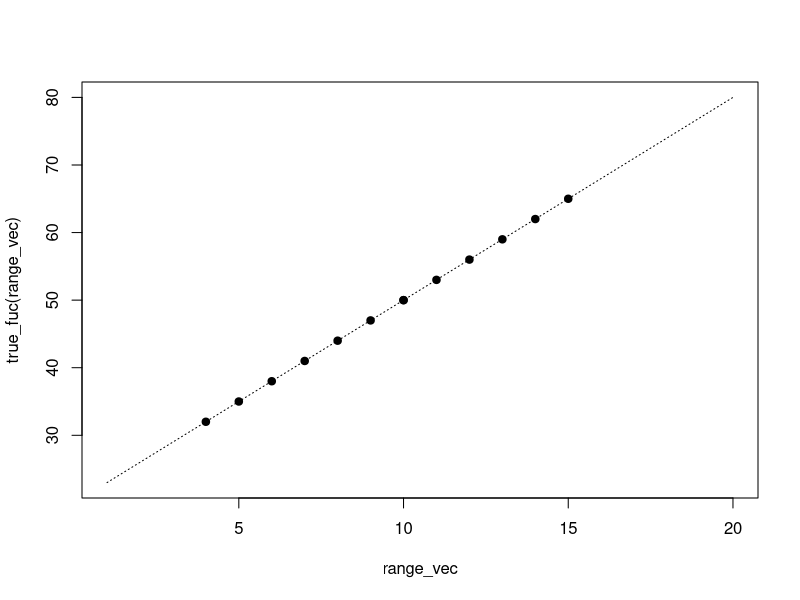
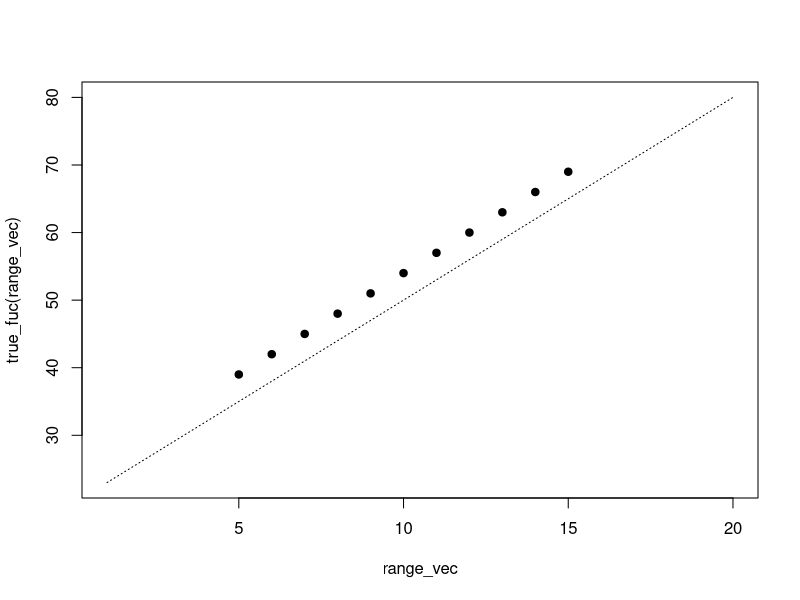
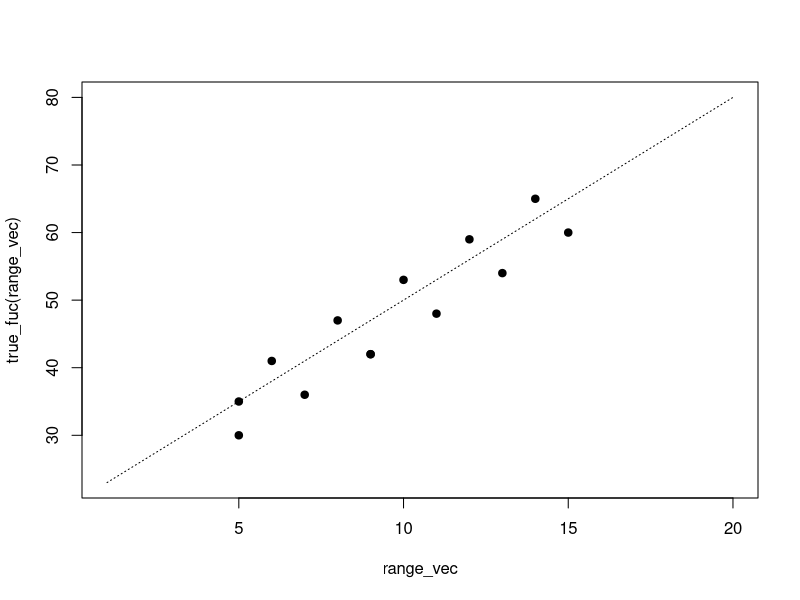
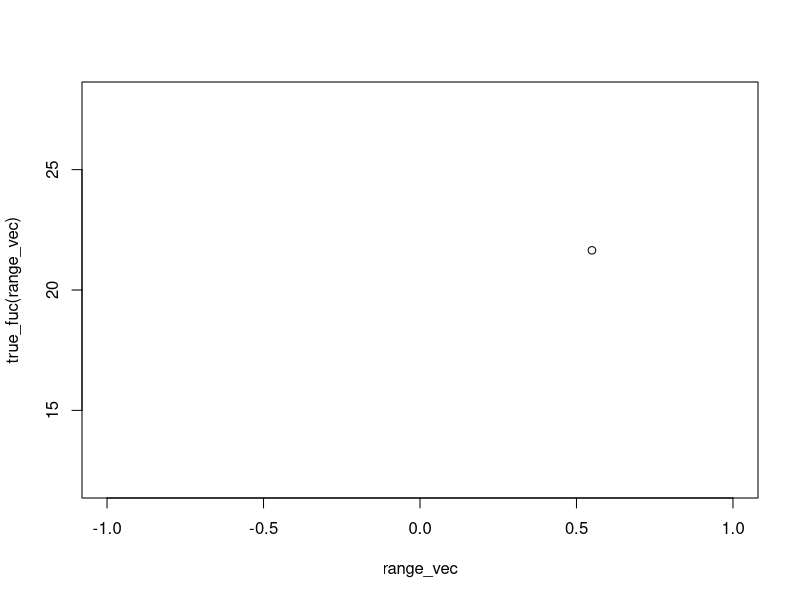
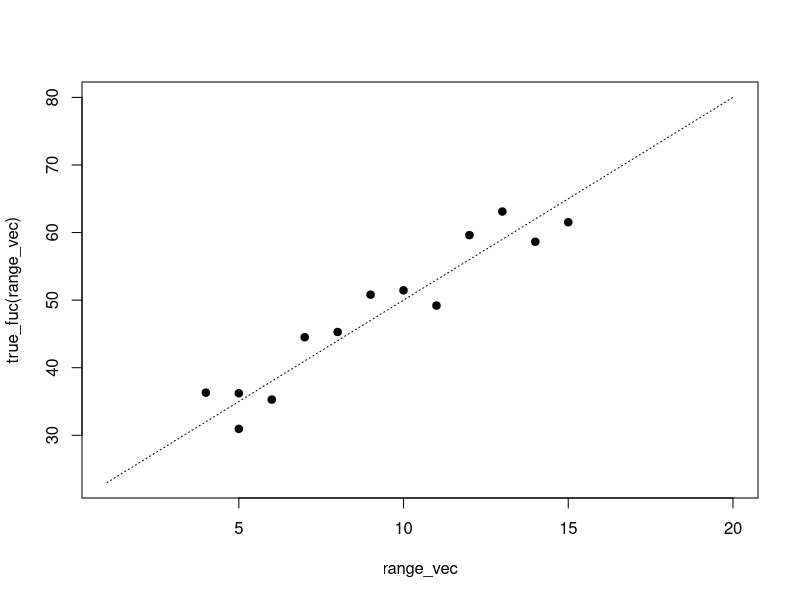
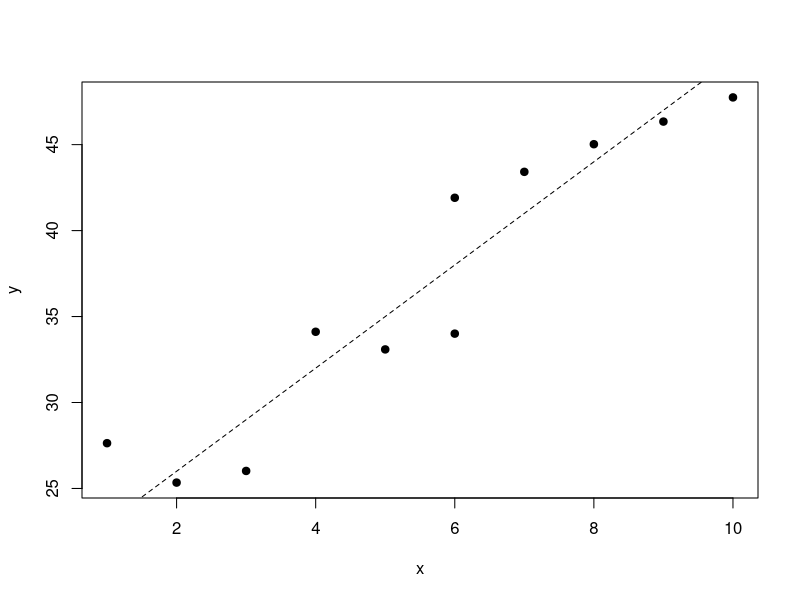

The R source for these figures, in order:
#original straight
true_fuc <- function(x){
  result <- x * 3 + 20
  return(result)
}

range_vec <- 1:20
plot(range_vec, true_fuc(range_vec), 
     type = "l", lty = 3)

#when w/o noise: points(x, y) 관찰 #잡음 없는 직선
points(4, true_fuc(4), pch = 19)
points(10, true_fuc(10), pch = 19)
x <- 5:15
points(x, true_fuc(x), pch = 19)

#when w/ number noise! #잡음
range_vec <- 1:20
plot(range_vec, true_fuc(range_vec), 
     type = "l", lty = 3)

noise_fuc <- function(x){
  result <- x * 3 + 20 + 4
  return(result)
}

points(x, noise_fuc(x), pch = 19)

#noise w/ some Rules! #규칙성 있음
range_vec <- 1:20
plot(range_vec, true_fuc(range_vec), 
     type = "l", lty = 3)

x <- 5:15
noise_fuc2 <- function(x){
  true_vec <- x * 3 + 20 + 0
  noise_vec <- rep(0, length(x))
  noise_vec[x %% 2 == 0] <- 3
  noise_vec[x %% 2 == 1] <- -5
  
  result <- true_vec + noise_vec
  return(result)
}

points(5, noise_fuc2(4), pch = 19)
points(9, noise_fuc2(9), pch = 19)
x <- 5:15
points(x, noise_fuc2(x), pch = 19)

#Randomly generator 0(.0000) ~ 0.9999
#소숫점 6자리까지 시간 노티.
options(digits.secs = 6) 
Sys.time()
1378 / 10000
6585 / 10000
2936 / 10000
6332 / 10000

mode(Sys.time()) #Sys.time()값은 숫자벡터(numeric)다.

range_vec <- 0:0.999
plot(range_vec, true_fuc(range_vec), 
     type = "l", lty = 3)

#Sys.time()값의 마지막 4자리를 가져오는 함수 생성
random_0to1 <- function(){
  options(digits.secs = 6)
  current_time <- as.character(Sys.time())
                  #Sys.time()값을 문자열로 변환
  n <- nchar(current_time)  #nchar : number of character
  time_decimal <- substr(current_time, n-3, n) #substr(벡터, 시작위치, 끝위치)
  return(as.integer(time_decimal) / 10000) #as.integer: 정수로 변환 
}

a <- random_0to1()
points(a, noise_fuc2(a))

#runif(10) #0~1 랜덤값 n개 생성
runif(10) * 5 + 5 # 5~10의 랜덤값 10개 생성
runif(10) * 4 + 15 # 15~19의 랜덤값 10개 생성

noise_fuc3 <- function(x){
  true_vec <- x * 3 + 20
  noise_vec <- runif(length(x)) * 10 - 5
  
  result <- true_vec + noise_vec
  return(result)
}

range_vec <- 1:20
plot(range_vec, true_fuc(range_vec), 
     type = "l", lty = 3)

points(4, noise_fuc3(4), pch = 19)
points(5, noise_fuc3(4), pch = 19)

x <- 5:15
points(x, noise_fuc3(x), pch = 19)

#runif(1) * 10 - 5 

# -----------------------------
#(노이즈모델링의 정수는 정규분포)
#runif():균일분포(unif)에서 r(random-number)을 뽑아줘
#0~1 숫자가 나올 가능성 같음
true_fuc <- function(x){
  result <- x * 3 + 20
  return(result)
}

x <- c(2, 6, 3, 7, 4, 6, 5, 1, 9, 8, 10)
r_noise <- runif(11) * 10 - 5 #-5:5, 11 random values

y <- true_fuc(x) + r_noise
plot(x, y, pch = 19, ylimi = c(10, 55))
abline(20, 3, lty = 2)
